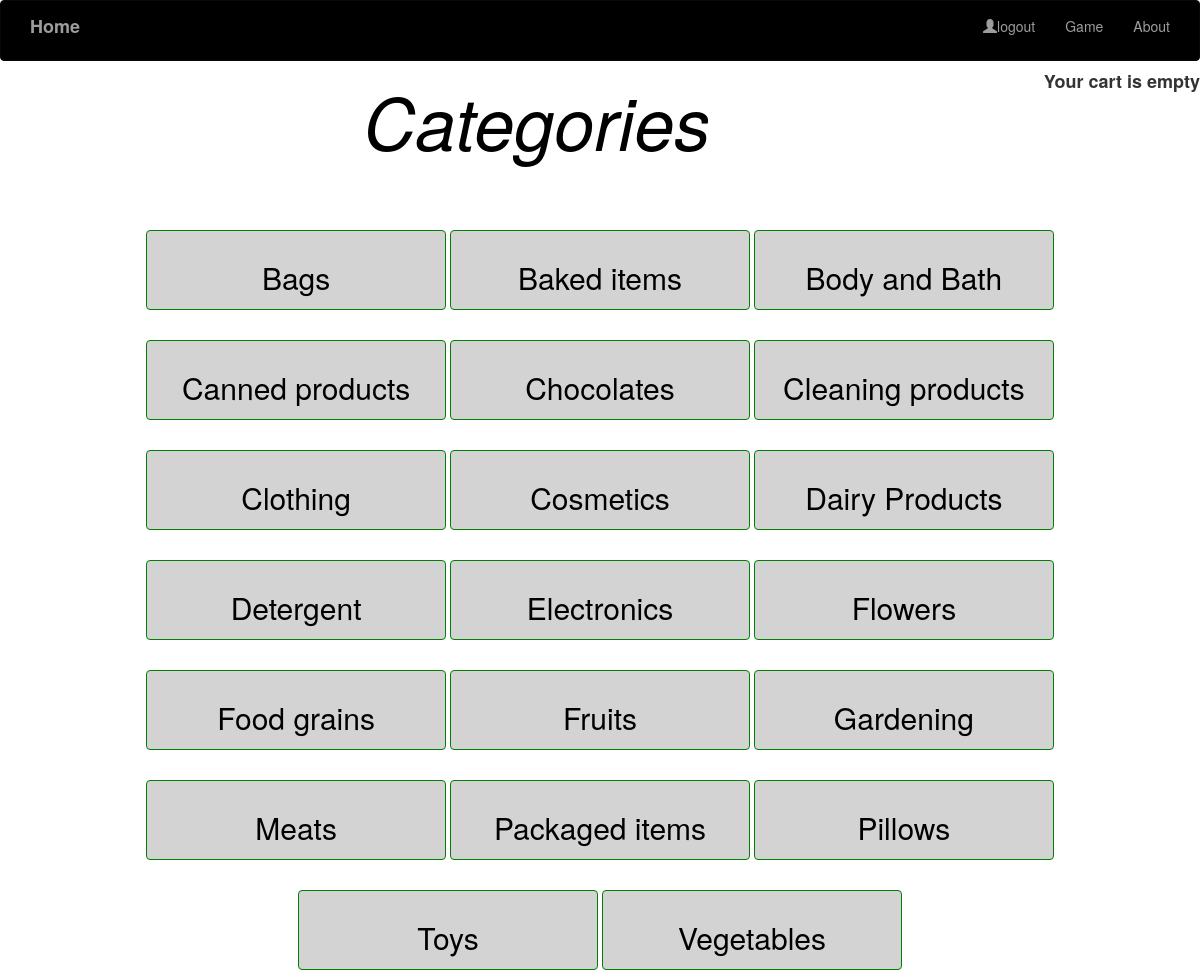
The app's page /home/ (signed in) with its own data.
### supermarket/models.py (models this page shows, shortened)
class Category(models.Model):
    name = models.CharField(max_length=200, db_index=True)
    slug = models.SlugField(max_length=200, db_index=True, unique=True)
    class Meta:
        ordering = ('name',)
        verbose_name = 'category'
        verbose_name_plural = 'categories'
    def get_absolute_url(self):
        return reverse('product_list_by_category', args=[self.slug])

### supermarket/views.py (the view)
# urls.py: 2. Add a URL to urlpatterns:  path('', views.home, name='home')
@login_required
def home(request, category_slug=None):
    category = None
    categories = Category.objects.all()
    products = Productdb.objects.filter(available=True)
    if category_slug:
        category = get_object_or_404(Category, slug=category_slug)
        products = products.filter(category=category)
    return render(request, 'home.html', {'category': category,
                                                          'categories': categories,
                                                          'products': products})

### cart/cart.py (called while the page is built)
    def __len__(self):
        return sum(item['quantity'] for item in self.cart.values())

### cart/context_processors.py (called while the page is built)
def cart(request):
    return {'cart': Cart(request) }

### market/templates/home.html (shortened to what this page needs)
<!DOCTYPE html>
{% load static %}
<html lang="en">
  <head>
    <link rel="stylesheet" href="{% static "css/base.css" % }"/>
    <link rel="stylesheet" href="https://maxcdn.bootstrapcdn.com/bootstrap/3.3.7/css/bootstrap.min.css">
  </head>
<body>
 <nav class="navbar  large navbar navbar-inverse bg-inverse" style= "width:100% ; margin: 0 auto;background-color:#000000">
    <div class="container">
            <ul class="nav navbar-nav ">
              <li ><label><a class ="navbar-brand " href="{% url 'front2' %}">Home</a></label></li>
</ul>
<ul class="nav navbar-nav navbar-right">
            {% if user.is_authenticated %}
            <li><a class ="navbar-link " href="{% url 'logout' %}"><span class="glyphicon glyphicon-user"></span>logout</a></li>
            <li><a class ="navbar-link"href="{% url 'home2' %}">Game</a></label></li>
                  <li><a class ="navbar-link"href="{% url 'about' %}">About</a></label></li>
            {% else %}
            <li><a class ="navbar-link"href="{% url 'login' %}">Login</a></label></li>
            <li><a class ="navbar-link"href="{% url 'signup' %}">Signup</a></label></li>
            <li><a class ="navbar-link"href="{% url 'home2' %}">Game</a></label></li>
            {% endif %}
</ul>
</div>
</nav>
<div class="pull-right" >
    {% with total_items=cart|length %}
        {% if cart|length > 0 %}
            <h4>Your cart:</h4>
            <a href="{% url "cart:cart_detail" %}">
                <h4>{{ total_items }} item{{ total_items|pluralize }}, ${{ cart.get_total_price }}</h4>
            </a>
        {% else %}
            <h4><b>Your cart is empty  </b></h4>
        {% endif %}
    {% endwith %}
</div>
<div class="container" align="center" style="height :100% ">
<h1 align="center" style="color:#000000"><em>Categories</em></h1>
<br>
<br>
  {% for c in categories %}
              <div class="btn-group">
                <h1 {% if category.slug == c.slug %}class="selected"{% endif %}>
                   <a href="{{ c.get_absolute_url }}"><button type="button" class="button button5 btn btn-primary " style="height:80px;width:300px"><h2>{{c.name}}</h2></button></a>
            </h1>
              </div>
    {% endfor %}
    </div>
</body>
</html>

### market/templates/home.html (style rules this page uses)
.btn-group button { background-color: #D3D3D3; border: 1px solid green; color: black; padding: 10px 24px; cursor: pointer; width: 50%; display: block; }
em { font-size: 200%; }
body { margin: 0; padding: 0; background-image: url("https://companyofwomen.co/wp-content/uploads/2018/05/Booth.jpg"); }
body:before { content: ''; position: fixed; width: 100vw; height: 100vh; background-position: center center; background-repeat: no-repeat; background-attachment: fixed; background-size: cover; }

### records on screen
Category: name "Bags"
Category: name "Baked items"
Category: name "Body and Bath"
Category: name "Canned products"
Category: name "Chocolates"
Category: name "Cleaning products"
Category: name "Clothing"
Category: name "Cosmetics"
Category: name "Dairy Products"
Category: name "Detergent"
Category: name "Electronics"
Category: name "Flowers"
Category: name "Food grains"
Category: name "Fruits"
Category: name "Gardening"
Category: name "Meats"
Category: name "Packaged items"
Category: name "Pillows"
Category: name "Toys"
Category: name "Vegetables"
